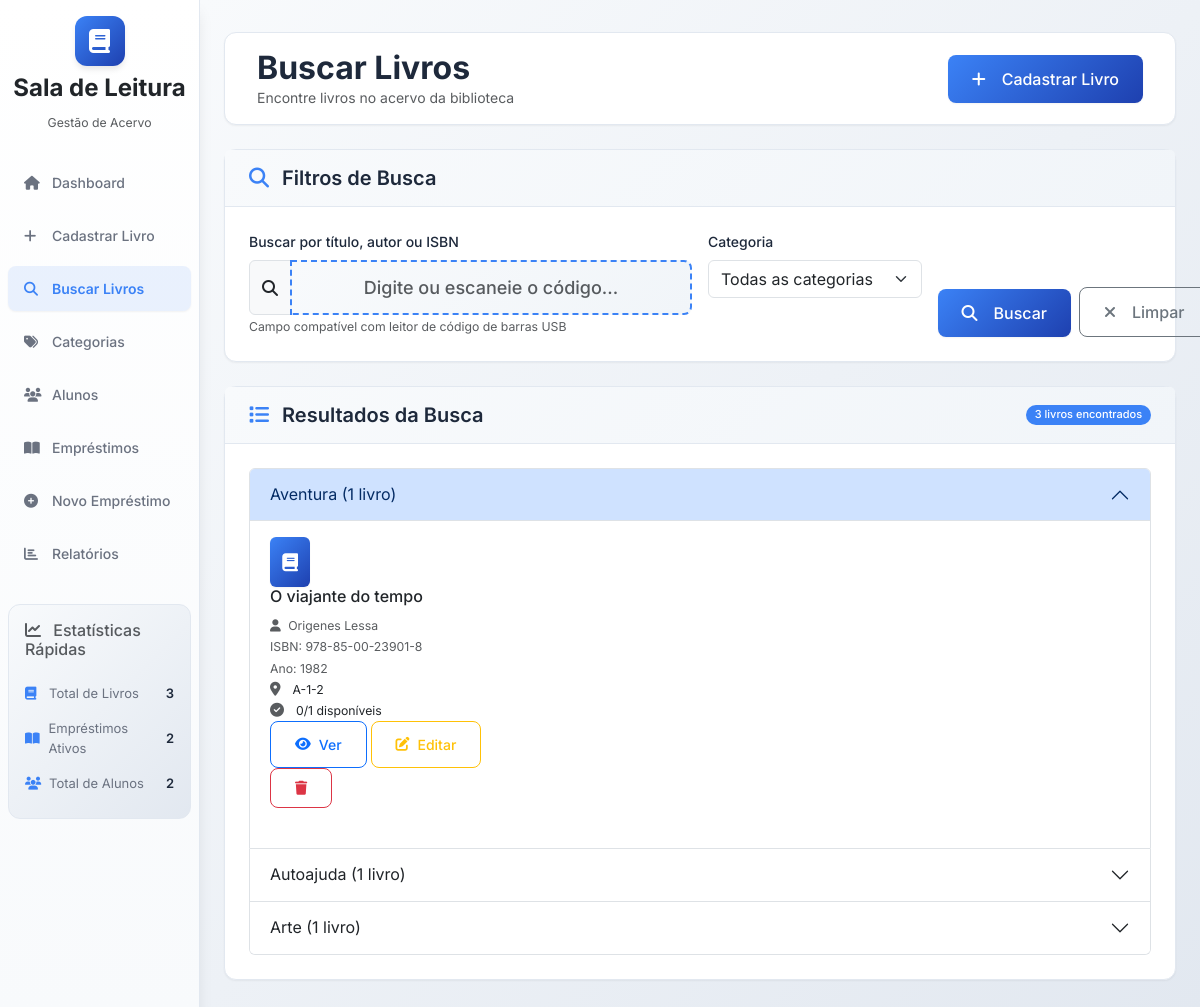
/books, run on the app's committed database.
### database/models.py (models this page shows, shortened)
class Category(db.Model):
    __tablename__ = 'categories'
    id = db.Column(db.String(36), primary_key=True, default=generate_uuid)
    name = db.Column(db.String(100), nullable=False, unique=True)
    description = db.Column(db.Text)
    color = db.Column(db.String(7), default='#3b82f6')
    active = db.Column(db.Boolean, default=True)
    created_date = db.Column(db.DateTime, default=datetime.utcnow)
    updated_date = db.Column(db.DateTime, default=datetime.utcnow, onupdate=datetime.utcnow)
    books = db.relationship('Book', backref='category_obj', lazy=True)

class Book(db.Model):
    __tablename__ = 'books'
    id = db.Column(db.String(36), primary_key=True, default=generate_uuid)
    title = db.Column(db.String(200), nullable=False)
    author = db.Column(db.String(200), nullable=False)
    isbn = db.Column(db.String(20), unique=True)
    total_copies = db.Column(db.Integer, nullable=False)
    category = db.Column(db.String(36), db.ForeignKey('categories.id'))
    publisher = db.Column(db.String(200))
    publication_year = db.Column(db.Integer)
    description = db.Column(db.Text)
    cover_image = db.Column(db.String(500))
    qr_code = db.Column(db.String(100), unique=True)
    created_date = db.Column(db.DateTime, default=datetime.utcnow)
    updated_date = db.Column(db.DateTime, default=datetime.utcnow, onupdate=datetime.utcnow)
    copies = db.relationship('BookCopy', backref='book', lazy=True, cascade='all, delete-orphan')
    loans = db.relationship('Loan', backref='book', lazy=True)
    @property
    def available_copies(self):
        return db.session.query(func.count(BookCopy.id)).filter(
            BookCopy.book_id == self.id, BookCopy.status == 'available'
        ).scalar()

class BookCopy(db.Model):
    __tablename__ = 'book_copies'
    id = db.Column(db.String(36), primary_key=True, default=generate_uuid)
    book_id = db.Column(db.String(36), db.ForeignKey('books.id'), nullable=False)
    copy_number = db.Column(db.Integer, nullable=False)
    shelf = db.Column(db.String(10), nullable=False)
    shelf_section = db.Column(db.String(10), nullable=False)
    position_number = db.Column(db.Integer, nullable=False)
    status = db.Column(db.String(20), db.CheckConstraint("status IN ('available', 'loaned', 'maintenance', 'lost')"), default='available', nullable=False)
    condition = db.Column(db.String(20), db.CheckConstraint("condition IN ('excellent', 'good', 'fair', 'poor')"), default='good', nullable=False)
    notes = db.Column(db.Text)
    created_date = db.Column(db.DateTime, default=datetime.utcnow)
    updated_date = db.Column(db.DateTime, default=datetime.utcnow, onupdate=datetime.utcnow)
    loans = db.relationship('Loan', backref='book_copy', lazy=True)

### app.py (the view, shortened to what this page needs)
    @app.route('/books', methods=['GET'])
    def search_books():
        page = request.args.get('page', 1, type=int)
        search = request.args.get('search', '').strip()
        category_filter = request.args.get('category', '')
        query = Book.query
        if category_filter:
            query = query.filter_by(category=category_filter)
        books = query.order_by(Book.title).paginate(page=page, per_page=Config.BOOKS_PER_PAGE, error_out=False)
        categories = Category.query.filter_by(active=True).order_by(Category.name).all()
        books_by_category = {}
        for book in books.items:
            category_name = book.category_obj.name if book.category_obj else "Sem Categoria"
            if category_name not in books_by_category:
                books_by_category[category_name] = []
            books_by_category[category_name].append(book)
        return render_template('books/search_books.html',
                            books=books,
                            categories=categories,
                            search=search,
                            category_filter=category_filter,
                            books_by_category=books_by_category)

### templates/books/search_books.html (shortened to what this page needs)
{% extends "base.html" %}
{% block content %}
<div class="main-header d-flex justify-content-between align-items-center py-3 mb-4">
    <div>
        <h1 class="h2 mb-0">Buscar Livros</h1>
        <p class="text-muted mb-0">Encontre livros no acervo da biblioteca</p>
    </div>
    <a href="/books/add" class="btn btn-primary">
        <i class="fas fa-plus me-2"></i>
        Cadastrar Livro
    </a>
</div>
<div class="card mb-4 fade-in">
    <div class="card-header">
        <h5 class="mb-0">
            <i class="fas fa-search text-primary me-2"></i>
            Filtros de Busca
        </h5>
    </div>
    <div class="card-body">
        <form method="GET" class="row g-3">
            <div class="col-md-6">
                <label for="search" class="form-label">Buscar por título, autor ou ISBN</label>
                <div class="input-group">
                    <span class="input-group-text">
                        <i class="fas fa-search"></i>
                    </span>
                    <input type="text" class="form-control scanner-input" id="searchInput" name="search"
                           value="{{ search }}" placeholder="Digite ou escaneie o código...">
                </div>
                <small class="form-text text-muted">
                    Campo compatível com leitor de código de barras USB
                </small>
            </div>
            <div class="col-md-3">
                <label for="category" class="form-label">Categoria</label>
                <select class="form-select" name="category" onchange="this.form.submit()">
                    <option value="">Todas as categorias</option>
                </select>
            </div>
            <div class="col-md-3 d-flex align-items-end">
                <button type="submit" class="btn btn-primary me-2">
                    <i class="fas fa-search me-2"></i>
                    Buscar
                </button>
                <a href="/books" class="btn btn-outline-secondary">
                    <i class="fas fa-times me-2"></i>
                    Limpar
                </a>
            </div>
        </form>
    </div>
</div>
<div class="card fade-in" style="animation-delay: 0.2s">
    <div class="card-header d-flex justify-content-between align-items-center">
        <h5 class="mb-0">
            <i class="fas fa-list text-primary me-2"></i>
            Resultados da Busca
        </h5>
        {% if books and books.items %}
            <span class="badge bg-primary">
                {{ books.total }} livro{{ 's' if books.total != 1 else '' }} encontrado{{ 's' if books.total != 1 else '' }}
            </span>
        {% endif %}
    </div>
    <div class="card-body">
        {% if books and books.items %}
            <div class="accordion" id="booksAccordion">
                {% for category_name, books_list in books_by_category.items() %}
                    <div class="accordion-item">
                        <h2 class="accordion-header" id="heading{{ loop.index }}">
                            <button class="accordion-button {% if not loop.first %}collapsed{% endif %}" type="button" data-bs-toggle="collapse" data-bs-target="#collapse{{ loop.index }}" aria-expanded="true" aria-controls="collapse{{ loop.index }}">
                                {{ category_name }} ({{ books_list|length }} livro{{ 's' if books_list|length != 1 else '' }})
                            </button>
                        </h2>
                        <div id="collapse{{ loop.index }}" class="accordion-collapse collapse {% if loop.first %}show{% endif %}" aria-labelledby="heading{{ loop.index }}" data-bs-parent="#booksAccordion">
                            <div class="accordion-body">
                                <div class="row">
                                    {% for book in books_list %}
                                    <div class="col-md-6 col-lg-4 mb-4">
                                        <div class="book-card">
                                            <div class="book-header">
                                                <div class="book-cover">
                                                    <i class="fas fa-book"></i>
                                                </div>
                                                <div class="book-info">
                                                    <h6 class="book-title">{{ book.title }}</h6>
                                                    <div class="book-details">
                                                        <small class="text-muted">
                                                            <i class="fas fa-user me-1"></i>
                                                            {{ book.author }}
                                                        </small>
                                                        {% if book.isbn %}
                                                            <br>
                                                            <small class="text-muted">ISBN: {{ book.isbn }}</small>
                                                        {% endif %}
                                                        {% if book.publication_year %}
                                                            <br>
                                                            <small class="text-muted">Ano: {{ book.publication_year }}</small>
                                                        {% endif %}
                                                    </div>
                                                </div>
                                            </div>
                                            <div class="book-body">
                                                <div class="book-stat">
                                                    <i class="fas fa-map-marker-alt text-muted me-2"></i>
                                                    <small>
                                                        {% set first_copy = book.copies|first if book.copies else none %}
                                                        {{ first_copy.shelf }}-{{ first_copy.shelf_section }}-{{ first_copy.position_number }} {% if book.total_copies > 1 %}+ {{ book.total_copies - 1 }} outros{% endif %}
                                                    </small>
                                                </div>
                                                <div class="book-stat">
                                                    <i class="fas fa-check-circle text-muted me-2"></i>
                                                    <small>{{ book.available_copies }}/{{ book.total_copies }} disponíveis</small>
                                                </div>
                                            </div>
                                            <div class="book-actions">
                                                <a href="/books/{{ book.id }}" class="btn btn-outline-primary btn-sm">
                                                    <i class="fas fa-eye"></i>
                                                    Ver
                                                </a>
                                                <a href="/books/{{ book.id }}/edit" class="btn btn-outline-warning btn-sm">
                                                    <i class="fas fa-edit"></i>
                                                    Editar
                                                </a>
                                                <form method="POST" action="/books/{{ book.id }}/delete" class="d-inline"
                                                      onsubmit="return confirmDelete('Tem certeza que deseja excluir este livro?')">
                                                    <button type="submit" class="btn btn-outline-danger btn-sm">
                                                        <i class="fas fa-trash"></i>
                                                    </button>
                                                </form>
                                            </div>
                                        </div>
                                    </div>
                                    {% endfor %}
                                </div>
                            </div>
                        </div>
                    </div>
                {% endfor %}
            </div>
        {% endif %}
    </div>
</div>
{% endblock %}

### data on the page
Category: name "Aventura", books_list "1"
Book: title "O viajante do tempo", author "Origenes Lessa", isbn "978-85-00-23901-8", publication_year "1982", available_copies "0", total_copies "1"
BookCopy: shelf "A", shelf_section "1", position_number "2"
Category: name "Autoajuda", books_list "1"
Category: name "Arte", books_list "1"

### other printed values
{{ books.total }} "3"
{{ 's' if books.total != 1 else '' }} "s"
